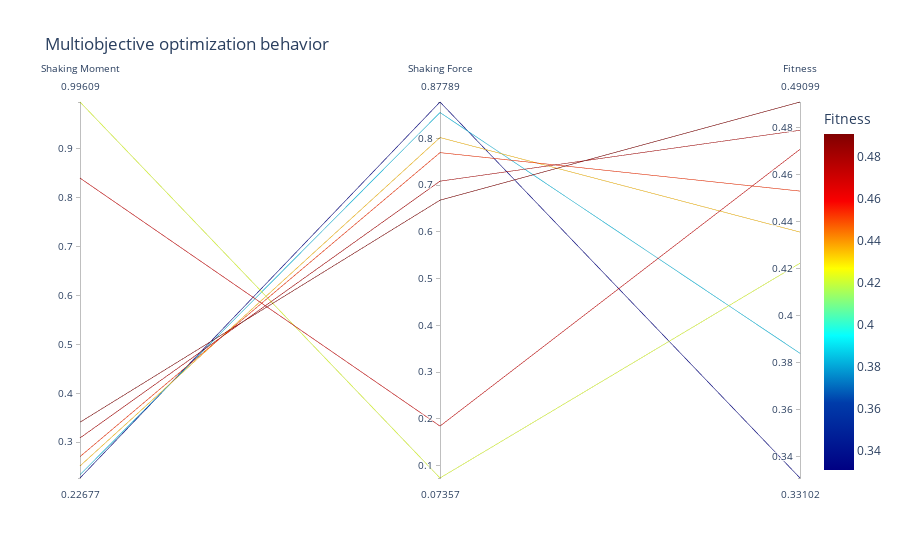

Here is the notebook cell this chart was saved with:
### Markdown cell above
#### Shaking moment vs Shaking force

This graph shows the behavior of the Pareto efficient solutions, where the improvement on the optimization of one variable, directly affects others'.

### Code cell
fig = px.parallel_coordinates({"Shaking Moment": shMoments[optimal], "Shaking Force": shForces[optimal], "Fitness": fitness[optimal]}, title = "Multiobjective optimization behavior",
                            color = "Fitness",
                            color_continuous_scale=px.colors.sequential.Jet)
fig.show()

### Figure 1 — Plotly figure (JSON) as saved in the notebook; plotly's stock layout.template omitted (floating-point values rounded to 4 significant figures)
{"data": [{"dimensions": [{"label": "Shaking Moment", "values": [0.8404, 0.2335, 0.2268, 0.9961, 0.2705, 0.2513, 0.3409, 0.3087]}, {"label": "Shaking Force", "values": [0.1846, 0.8553, 0.8779, 0.07357, 0.7696, 0.8018, 0.6678, 0.7085]}, {"label": "Fitness", "values": [0.4709, 0.3841, 0.331, 0.4224, 0.4531, 0.4356, 0.491, 0.479]}], "domain": {"x": [0, 1], "y": [0, 1]}, "line": {"color": [0.4709, 0.3841, 0.331, 0.4224, 0.4531, 0.4356, 0.491, 0.479], "coloraxis": "coloraxis"}, "name": "", "type": "parcoords"}], "layout": {"coloraxis": {"colorbar": {"title": {"text": "Fitness"}}, "colorscale": [[0, "rgb(0,0,131)"], [0.2, "rgb(0,60,170)"], [0.4, "rgb(5,255,255)"], [0.6, "rgb(255,255,0)"], [0.8, "rgb(250,0,0)"], [1, "rgb(128,0,0)"]]}, "legend": {"tracegroupgap": 0}, "title": {"text": "Multiobjective optimization behavior"}}}
